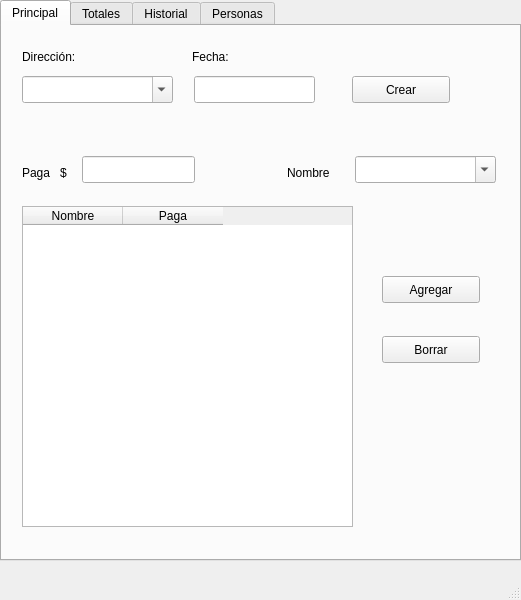
<?xml version="1.0" encoding="UTF-8"?>
<ui version="4.0">
 <class>SKBio</class>
 <widget class="QMainWindow" name="SKBio">
  <property name="geometry">
   <rect>
    <x>0</x>
    <y>0</y>
    <width>521</width>
    <height>600</height>
   </rect>
  </property>
  <property name="windowTitle">
   <string>SKBio</string>
  </property>
  <widget class="QWidget" name="centralwidget">
   <widget class="QTabWidget" name="principal">
    <property name="geometry">
     <rect>
      <x>0</x>
      <y>0</y>
      <width>521</width>
      <height>561</height>
     </rect>
    </property>
    <property name="currentIndex">
     <number>0</number>
    </property>
    <widget class="QWidget" name="tab_1">
     <attribute name="title">
      <string>Principal</string>
     </attribute>
     <widget class="QComboBox" name="comboBoxPersonas">
      <property name="enabled">
       <bool>true</bool>
      </property>
      <property name="geometry">
       <rect>
        <x>353</x>
        <y>130</y>
        <width>141</width>
        <height>27</height>
       </rect>
      </property>
      <property name="accessibleName">
       <string/>
      </property>
      <property name="autoFillBackground">
       <bool>false</bool>
      </property>
      <property name="editable">
       <bool>true</bool>
      </property>
      <property name="modelColumn">
       <number>0</number>
      </property>
     </widget>
     <widget class="QLabel" name="label_4">
      <property name="geometry">
       <rect>
        <x>285</x>
        <y>136</y>
        <width>91</width>
        <height>21</height>
       </rect>
      </property>
      <property name="text">
       <string>Nombre</string>
      </property>
     </widget>
     <widget class="QPushButton" name="btnGuardarAsado">
      <property name="geometry">
       <rect>
        <x>350</x>
        <y>50</y>
        <width>98</width>
        <height>27</height>
       </rect>
      </property>
      <property name="text">
       <string>Crear</string>
      </property>
     </widget>
     <widget class="QLabel" name="label_5">
      <property name="geometry">
       <rect>
        <x>20</x>
        <y>136</y>
        <width>91</width>
        <height>21</height>
       </rect>
      </property>
      <property name="text">
       <string>Paga   $</string>
      </property>
     </widget>
     <widget class="QLineEdit" name="lblPaga">
      <property name="geometry">
       <rect>
        <x>80</x>
        <y>130</y>
        <width>113</width>
        <height>27</height>
       </rect>
      </property>
     </widget>
     <widget class="QTableWidget" name="tbAsado">
      <property name="geometry">
       <rect>
        <x>20</x>
        <y>180</y>
        <width>331</width>
        <height>321</height>
       </rect>
      </property>
      <column>
       <property name="text">
        <string>Nombre</string>
       </property>
      </column>
      <column>
       <property name="text">
        <string>Paga</string>
       </property>
      </column>
     </widget>
     <widget class="QPushButton" name="btnAgregarPersona">
      <property name="geometry">
       <rect>
        <x>380</x>
        <y>250</y>
        <width>98</width>
        <height>27</height>
       </rect>
      </property>
      <property name="text">
       <string>Agregar</string>
      </property>
     </widget>
     <widget class="QPushButton" name="btnBorrarPersona">
      <property name="geometry">
       <rect>
        <x>380</x>
        <y>310</y>
        <width>98</width>
        <height>27</height>
       </rect>
      </property>
      <property name="text">
       <string>Borrar</string>
      </property>
     </widget>
     <widget class="QComboBox" name="comboBoxAsado">
      <property name="enabled">
       <bool>true</bool>
      </property>
      <property name="geometry">
       <rect>
        <x>20</x>
        <y>50</y>
        <width>151</width>
        <height>27</height>
       </rect>
      </property>
      <property name="accessibleName">
       <string/>
      </property>
      <property name="autoFillBackground">
       <bool>false</bool>
      </property>
      <property name="editable">
       <bool>true</bool>
      </property>
      <property name="modelColumn">
       <number>0</number>
      </property>
     </widget>
     <widget class="QLineEdit" name="txtFecha">
      <property name="geometry">
       <rect>
        <x>192</x>
        <y>50</y>
        <width>121</width>
        <height>27</height>
       </rect>
      </property>
     </widget>
     <widget class="QLabel" name="label_7">
      <property name="geometry">
       <rect>
        <x>20</x>
        <y>20</y>
        <width>91</width>
        <height>21</height>
       </rect>
      </property>
      <property name="text">
       <string>Dirección:</string>
      </property>
     </widget>
     <widget class="QLabel" name="label_9">
      <property name="geometry">
       <rect>
        <x>190</x>
        <y>20</y>
        <width>91</width>
        <height>21</height>
       </rect>
      </property>
      <property name="text">
       <string>Fecha:</string>
      </property>
     </widget>
    </widget>
    <widget class="QWidget" name="tab_3">
     <attribute name="title">
      <string>Totales</string>
     </attribute>
     <widget class="QTableWidget" name="tbTotales">
      <property name="geometry">
       <rect>
        <x>10</x>
        <y>121</y>
        <width>501</width>
        <height>391</height>
       </rect>
      </property>
      <column>
       <property name="text">
        <string>Nombre</string>
       </property>
      </column>
      <column>
       <property name="text">
        <string>Pone</string>
       </property>
      </column>
      <column>
       <property name="text">
        <string>Saca</string>
       </property>
      </column>
     </widget>
     <widget class="QLabel" name="label_8">
      <property name="geometry">
       <rect>
        <x>330</x>
        <y>20</y>
        <width>161</width>
        <height>17</height>
       </rect>
      </property>
      <property name="text">
       <string>Monto por persona</string>
      </property>
     </widget>
     <widget class="QLabel" name="label_6">
      <property name="geometry">
       <rect>
        <x>40</x>
        <y>20</y>
        <width>161</width>
        <height>17</height>
       </rect>
      </property>
      <property name="text">
       <string>Monto Total</string>
      </property>
     </widget>
     <widget class="QLabel" name="lblMontoTotal">
      <property name="geometry">
       <rect>
        <x>40</x>
        <y>80</y>
        <width>161</width>
        <height>17</height>
       </rect>
      </property>
      <property name="text">
       <string>------------------</string>
      </property>
     </widget>
     <widget class="QLabel" name="lblMontoPersona">
      <property name="geometry">
       <rect>
        <x>330</x>
        <y>80</y>
        <width>161</width>
        <height>17</height>
       </rect>
      </property>
      <property name="text">
       <string>--------------------</string>
      </property>
     </widget>
    </widget>
    <widget class="QWidget" name="tab_2">
     <attribute name="title">
      <string>Historial</string>
     </attribute>
     <widget class="QTableWidget" name="tbHistorial">
      <property name="geometry">
       <rect>
        <x>20</x>
        <y>40</y>
        <width>461</width>
        <height>451</height>
       </rect>
      </property>
      <column>
       <property name="text">
        <string>Direccion</string>
       </property>
      </column>
      <column>
       <property name="text">
        <string>Fecha</string>
       </property>
      </column>
      <column>
       <property name="text">
        <string>Monto Total</string>
       </property>
      </column>
      <column>
       <property name="text">
        <string>Monto/persona</string>
       </property>
      </column>
     </widget>
    </widget>
    <widget class="QWidget" name="tab_4">
     <attribute name="title">
      <string>Personas</string>
     </attribute>
     <widget class="QTableWidget" name="tbPersonas">
      <property name="geometry">
       <rect>
        <x>5</x>
        <y>101</y>
        <width>511</width>
        <height>411</height>
       </rect>
      </property>
      <column>
       <property name="text">
        <string>Nombre</string>
       </property>
      </column>
      <column>
       <property name="text">
        <string>Direccion</string>
       </property>
      </column>
      <column>
       <property name="text">
        <string>Telefono</string>
       </property>
      </column>
      <column>
       <property name="text">
        <string>Deuda</string>
       </property>
      </column>
     </widget>
     <widget class="QPushButton" name="btnGuardar">
      <property name="geometry">
       <rect>
        <x>397</x>
        <y>30</y>
        <width>111</width>
        <height>27</height>
       </rect>
      </property>
      <property name="text">
       <string>Guardar</string>
      </property>
     </widget>
    </widget>
   </widget>
  </widget>
  <widget class="QMenuBar" name="menubar">
   <property name="geometry">
    <rect>
     <x>0</x>
     <y>0</y>
     <width>521</width>
     <height>24</height>
    </rect>
   </property>
  </widget>
  <widget class="QStatusBar" name="statusbar"/>
 </widget>
 <resources/>
 <connections/>
</ui>
